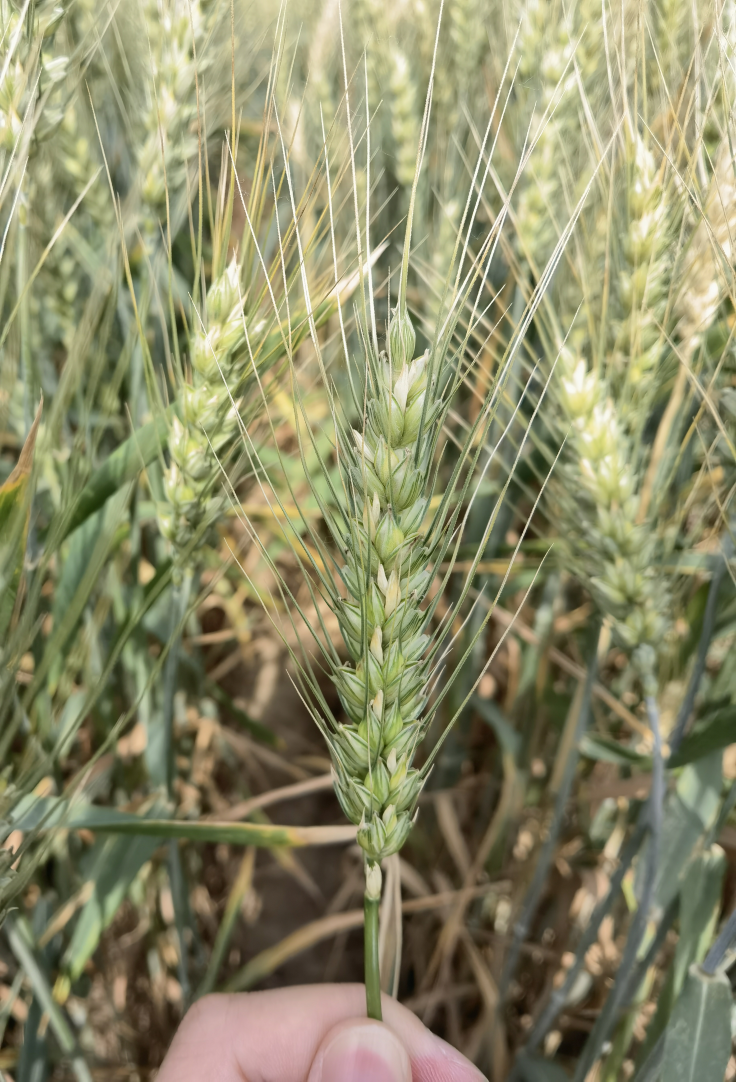
#> input picture deeplabv3-test/images/IMG_20220515_092439_1.jpg, 3680 x 5408 px (shown at 1/5 size)
$ python test-01.py
#> lines starting #> are read from the running program, lines starting #| are printed output that depends on the picture
from PIL import Image
import matplotlib.pyplot as plt
from PIL import  ImageEnhance
from PIL import ImageFilter
# 读取图像
image = Image.open("images/IMG_20220515_092439_1.jpg")
#> image is the input picture: PIL image 3680x5408 RGB; mean R, G, B 140.5, 139, 105.2

# 显示原始图像
plt.imshow(image)
plt.axis('off')
plt.show()

# 调整图像大小
resized_image = image.resize((200, 300))
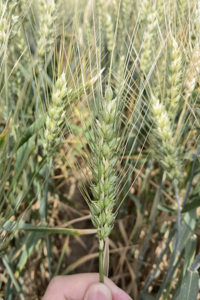
#> resized_image: PIL image 200x300 RGB; mean R, G, B 140.5, 139, 105.2

# 翻转图像
flipped_image = image.transpose(Image.FLIP_LEFT_RIGHT)
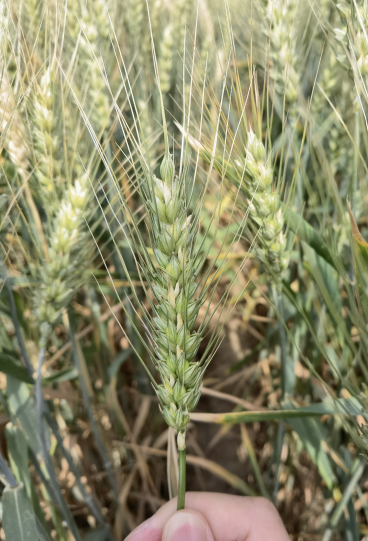
#> flipped_image: PIL image 3680x5408 RGB (shown at 1/10 size); mean R, G, B 140.5, 139, 105.2

# 图像滤波
gaussian_blurred_image = image.filter(ImageFilter.GaussianBlur(radius=10))
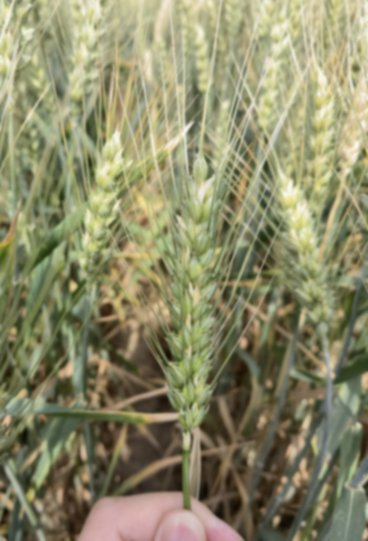
#> gaussian_blurred_image: PIL image 3680x5408 RGB (shown at 1/10 size); mean R, G, B 140.5, 139, 105.2

# 图像增强
enhancer = ImageEnhance.Brightness(image)  # 创建亮度增强器
enhanced_image = enhancer.enhance(2.0)
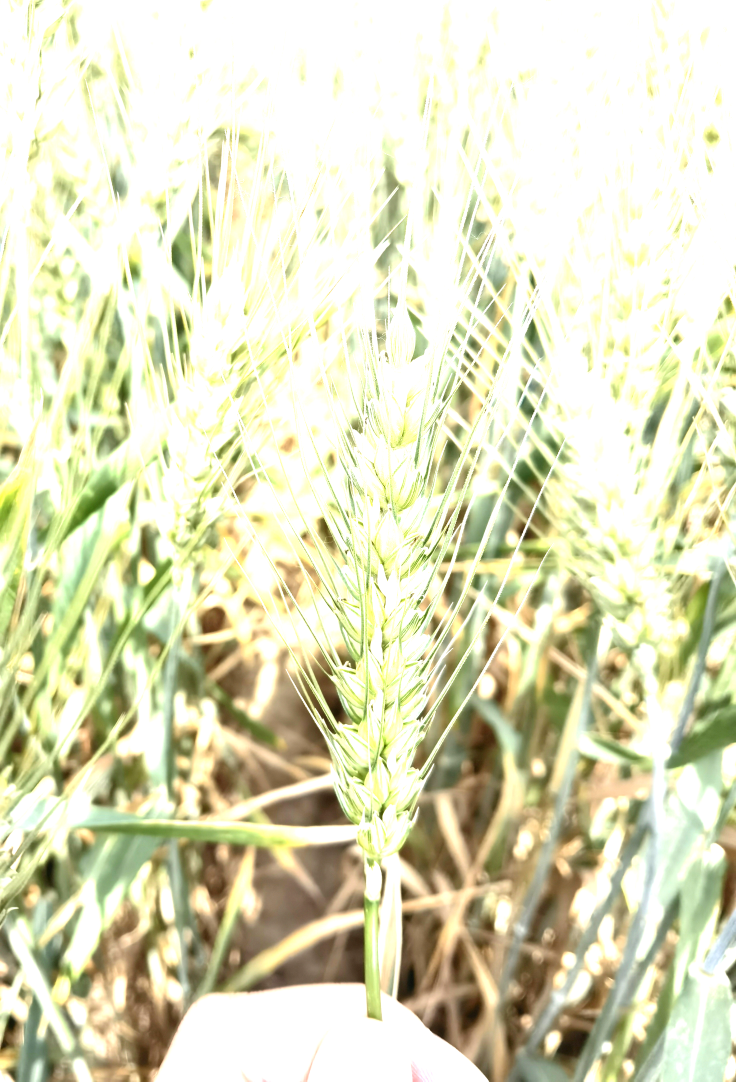
#> enhanced_image: PIL image 3680x5408 RGB (shown at 1/5 size); mean R, G, B 222.3, 222.2, 191

# 显示调整后的图像
plt.imshow(resized_image)
plt.axis('off')
plt.show()

plt.imshow(flipped_image)
plt.axis('off')
plt.show()

plt.imshow(gaussian_blurred_image)
plt.axis('off')
plt.show()

plt.imshow(enhanced_image)
plt.axis('off')
plt.show()

$ run again, with deeplabv3-test/images/IMG_20220515_092512_2.jpg copied over deeplabv3-test/images/IMG_20220515_092439_1.jpg
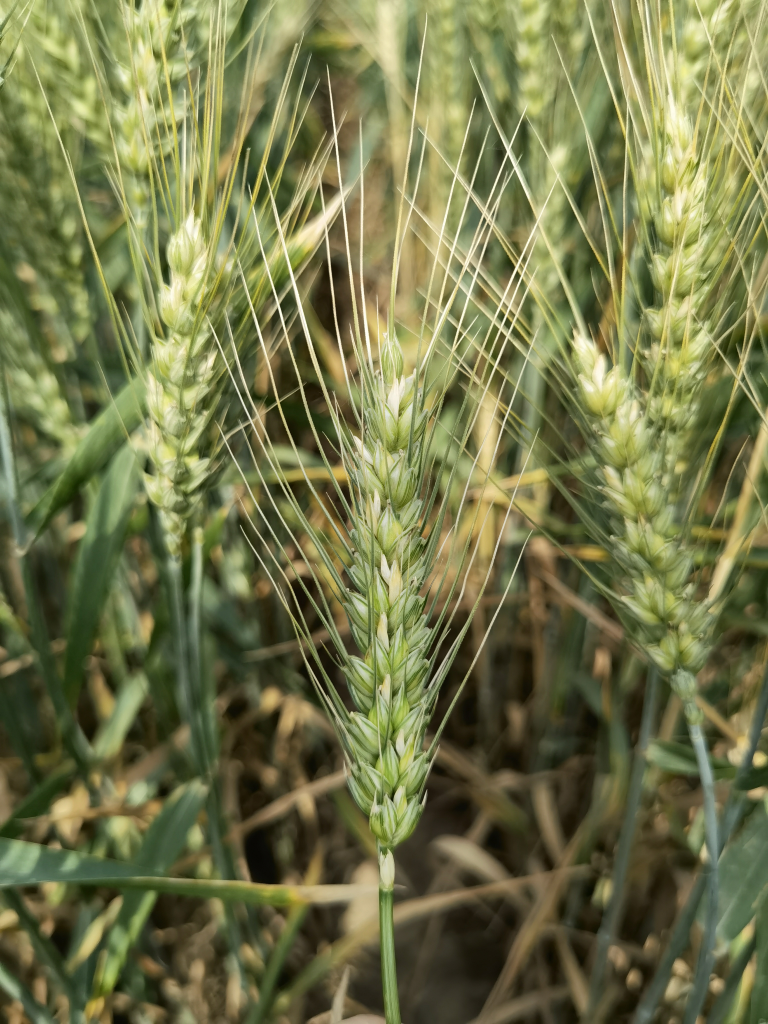
#> input picture deeplabv3-test/images/IMG_20220515_092512_2.jpg, 3072 x 4096 px (shown at 1/4 size)
#> image is the input picture: PIL image 3072x4096 RGB; mean R, G, B 115.5, 118.4, 74.5
#> `flipped_image = image.transpose(Image.FLIP_LEFT_RIGHT)`:
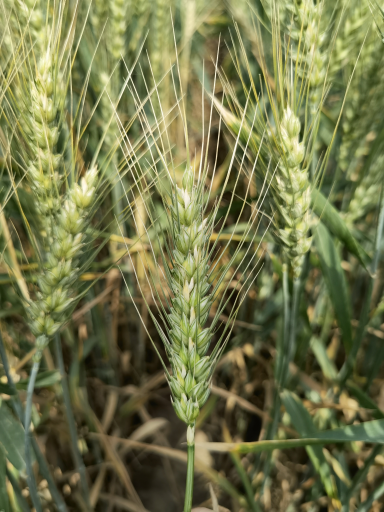
#> flipped_image: PIL image 3072x4096 RGB (shown at 1/8 size); mean R, G, B 115.5, 118.4, 74.5
#> `enhanced_image = enhancer.enhance(2.0)`:
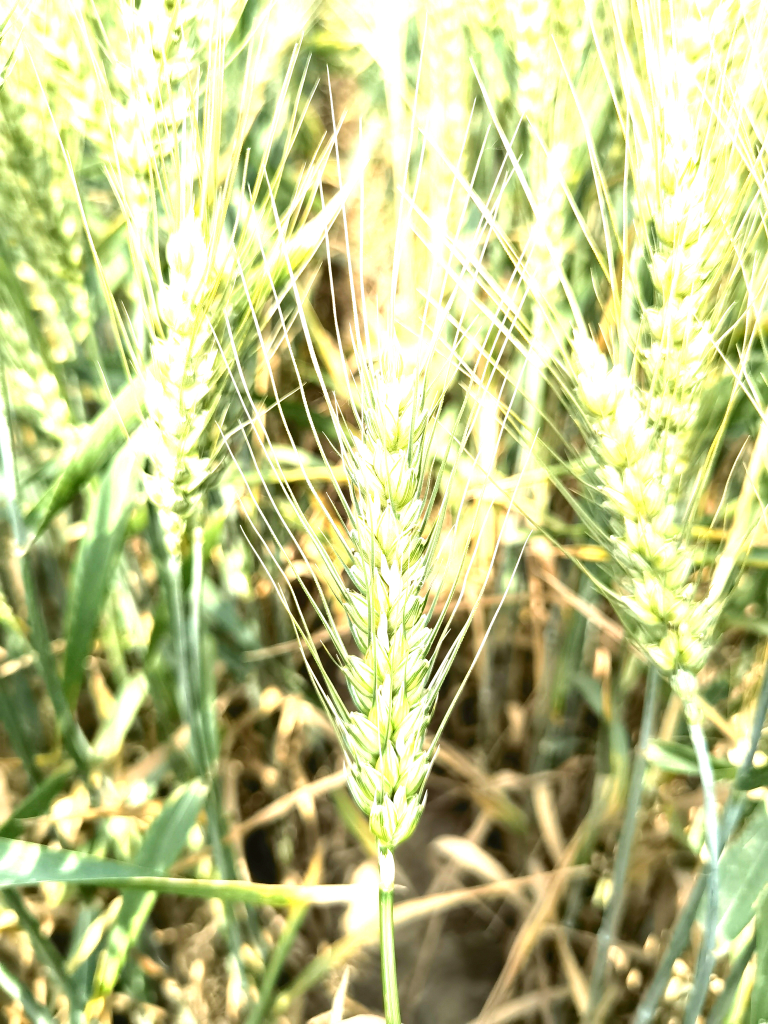
#> enhanced_image: PIL image 3072x4096 RGB (shown at 1/4 size); mean R, G, B 195.5, 199.4, 142.4

$ run again, with deeplabv3-test/images/IMG_20220515_092649_3.jpg copied over deeplabv3-test/images/IMG_20220515_092439_1.jpg
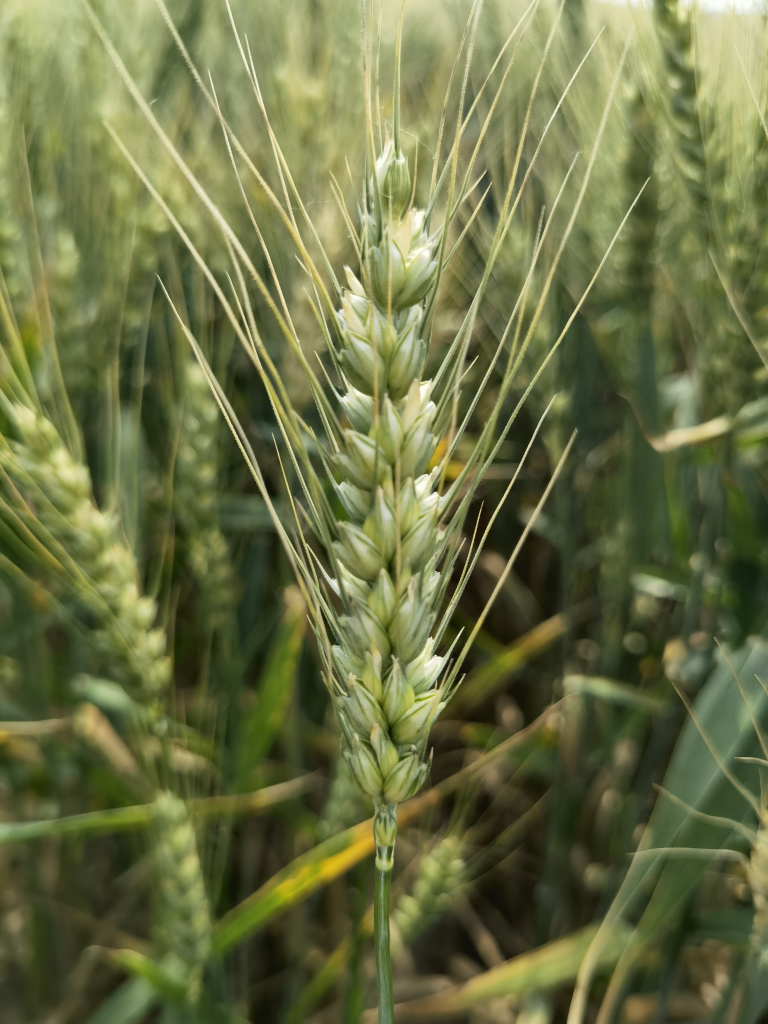
#> input picture deeplabv3-test/images/IMG_20220515_092649_3.jpg, 3072 x 4096 px (shown at 1/4 size)
#> image is the input picture: PIL image 3072x4096 RGB; mean R, G, B 106.6, 112.8, 68.7
#> `flipped_image = image.transpose(Image.FLIP_LEFT_RIGHT)`:
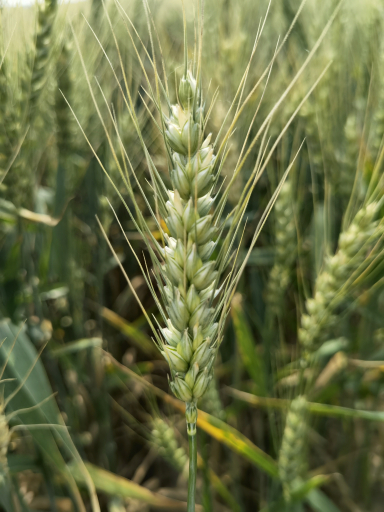
#> flipped_image: PIL image 3072x4096 RGB (shown at 1/8 size); mean R, G, B 106.6, 112.8, 68.7
#> `enhanced_image = enhancer.enhance(2.0)`:
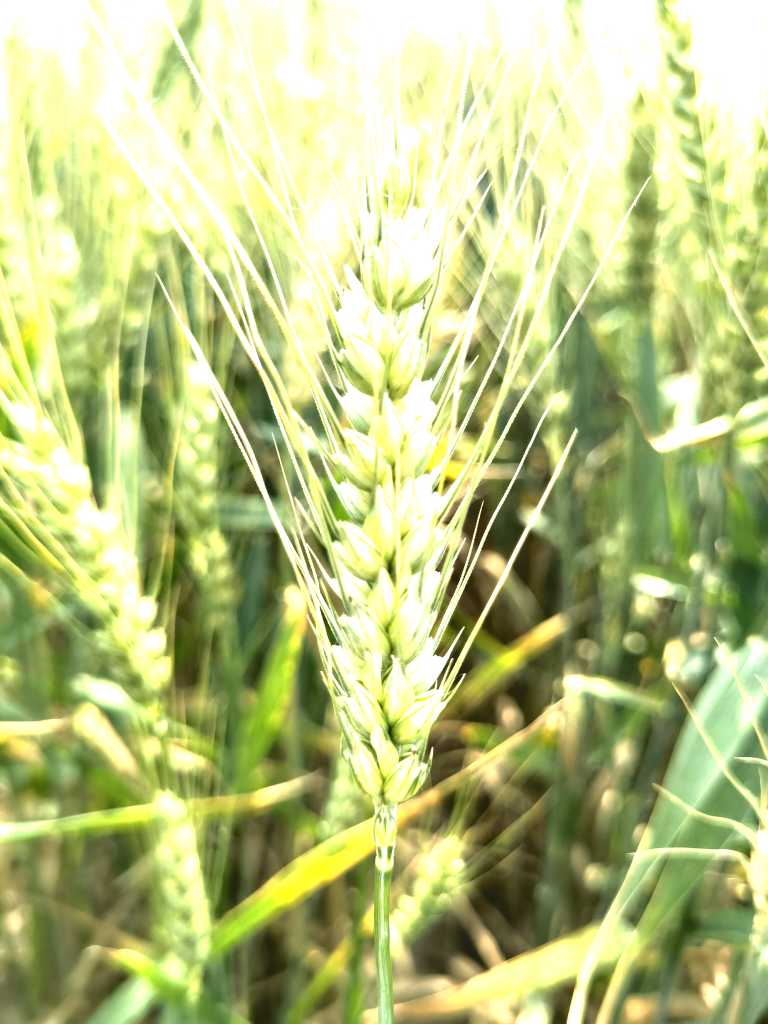
#> enhanced_image: PIL image 3072x4096 RGB (shown at 1/4 size); mean R, G, B 187, 196.3, 132.5
